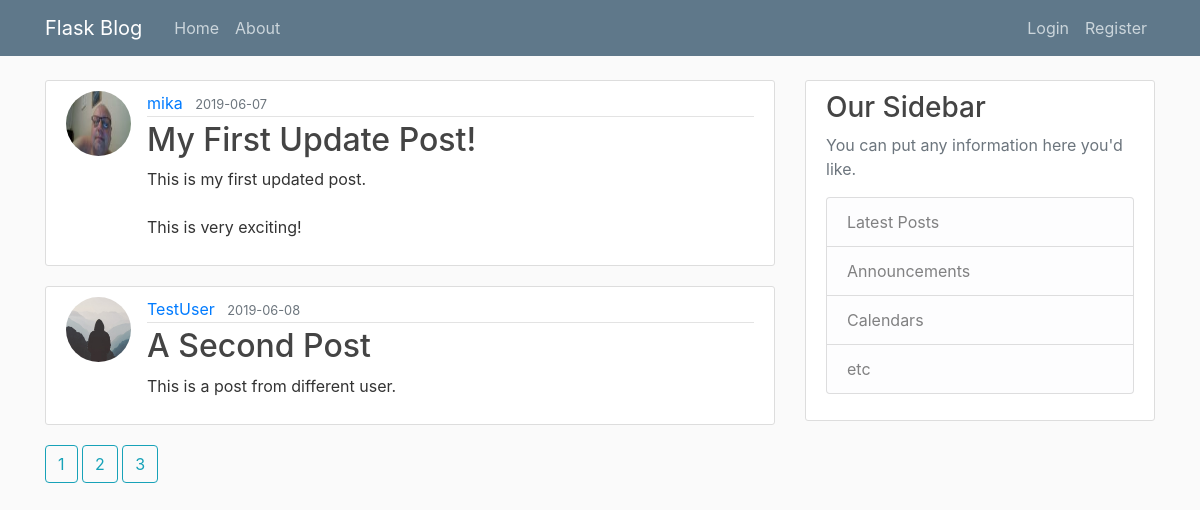
The page /home on the database its author committed.
### flaskblog/models.py (models this page shows, shortened)
class Post(db.Model):
    id = db.Column(db.Integer, primary_key=True)
    title = db.Column(db.String(100), nullable=False)
    date_posted = db.Column(db.DateTime, nullable=False, default=datetime.utcnow)
    content = db.Column(db.Text, nullable=False)
    user_id = db.Column(db.Integer, db.ForeignKey('user.id'), nullable=False)

class User(db.Model, UserMixin):
    id = db.Column(db.Integer, primary_key=True)
    username = db.Column(db.String(20), unique=True, nullable=False)
    email = db.Column(db.String(120), unique=True, nullable=False)
    image_file = db.Column(db.String(20), nullable=False, default='default.jpg')
    password = db.Column(db.String(60), nullable=False)
    posts = db.relationship('Post', backref='author', lazy=True)

### flaskblog/routes.py (the view)
@app.route('/')
@app.route('/home')
def home():
    page = request.args.get('page', 1, type=int)
    posts = Post.query.paginate(page=page, per_page=2)
    return render_template('home.html', posts=posts)

### flaskblog/templates/home.html
{% extends "layout.html" %}
{% block content %}
    {% for post in posts.items %}
    <article class="media content-section">
        <img  class="rounded-circle article-img" src="{{ url_for('static', filename='profile_pics/' + post.author.image_file) }}">
        <div class="media-body">
            <div class="article-metadata">
            <a class="mr-2" href="#">{{ post.author.username }}</a>
            <small class="text-muted">{{ post.date_posted.strftime('%Y-%m-%d') }}</small>
            </div>
            <h2><a class="article-title" href="{{ url_for('post', post_id=post.id) }}">{{ post.title }}</a></h2>
            <p class="article-content">{{ post.content }}</p>
        </div>
    </article>
    {% endfor %}
    {% for page_num in posts.iter_pages() %}
        {% if page_num %}
          <a class="btn btn-outline-info mb-4" href="{{ url_for('home', page=page_num) }}">{{ page_num }}</a>
        {% else %}
          ...
        {% endif %}
    {% endfor %}
{% endblock content %}

### flaskblog/templates/layout.html (shortened to what this page needs)
<!DOCTYPE html>
<html lang="en">
<head>
        <link rel="stylesheet" href="https://stackpath.bootstrapcdn.com/bootstrap/4.3.1/css/bootstrap.min.css">
        <link rel="stylesheet" type="text/css" href="{{ url_for('static', filename='main.css') }}">
</head>
<body>
    <header class="site-header">
        <nav class="navbar navbar-expand-md navbar-dark bg-steel fixed-top">
            <div class="container">
            <a class="navbar-brand mr-4" href="/">Flask Blog</a>
            <div class="collapse navbar-collapse" id="navbarToggle">
                <div class="navbar-nav mr-auto">
                <a class="nav-item nav-link" href="{{ url_for('home') }}">Home</a>
                <a class="nav-item nav-link" href="{{ url_for('about') }}">About</a>
                </div>
                <div class="navbar-nav">
                    {% if current_user.is_authenticated %}
                      <a class="nav-item nav-link" href="{{ url_for('new_post') }}">New Post</a>
                      <a class="nav-item nav-link" href="{{ url_for('account') }}">Account</a>
                      <a class="nav-item nav-link" href="{{ url_for('logout') }}">Logout</a>
                    {% else %}
                      <a class="nav-item nav-link" href="{{ url_for('login') }}">Login</a>
                      <a class="nav-item nav-link" href="{{ url_for('register') }}">Register</a>
                    {% endif %}
                </div>
            </div>
            </div>
        </nav>
    </header>
    <main role="main" class="container">
    <div class="row">
        <div class="col-md-8">
        {% block content %}{% endblock %}
        </div>
        <div class="col-md-4">
        <div class="content-section">
            <h3>Our Sidebar</h3>
            <p class='text-muted'>You can put any information here you'd like.
            <ul class="list-group">
                <li class="list-group-item list-group-item-light">Latest Posts</li>
                <li class="list-group-item list-group-item-light">Announcements</li>
                <li class="list-group-item list-group-item-light">Calendars</li>
                <li class="list-group-item list-group-item-light">etc</li>
            </ul>
            </p>
        </div>
        </div>
    </div>
    </main>
</body>
</html>

### flaskblog/static/main.css (style rules this page uses)
body { background: #fafafa; color: #333333; margin-top: 5rem; }
h1, h2, h3, h4, h5, h6 { color: #444444; }
.bg-steel { background-color: #5f788a; }
.site-header .navbar-nav .nav-link { color: #cbd5db; }
.content-section { background: #ffffff; padding: 10px 20px; border: 1px solid #dddddd; border-radius: 3px; margin-bottom: 20px; }
.article-title { color: #444444; }
.article-content { white-space: pre-line; }
.article-img { height: 65px; width: 65px; margin-right: 16px; }
.article-metadata { padding-bottom: 1px; margin-bottom: 4px; border-bottom: 1px solid #e3e3e3 }

### rows shown on the page
Post: image_file (picture), author.username "mika", date_posted "2019-06-07", title "My First Update Post!", content "This is my first updated post. This is very exciting!"
Post: image_file (placeholder picture), author.username "TestUser", date_posted "2019-06-08", title "A Second Post", content "This is a post from different user."

### other values the page prints
{{ page_num }} "1" "2" "3"
